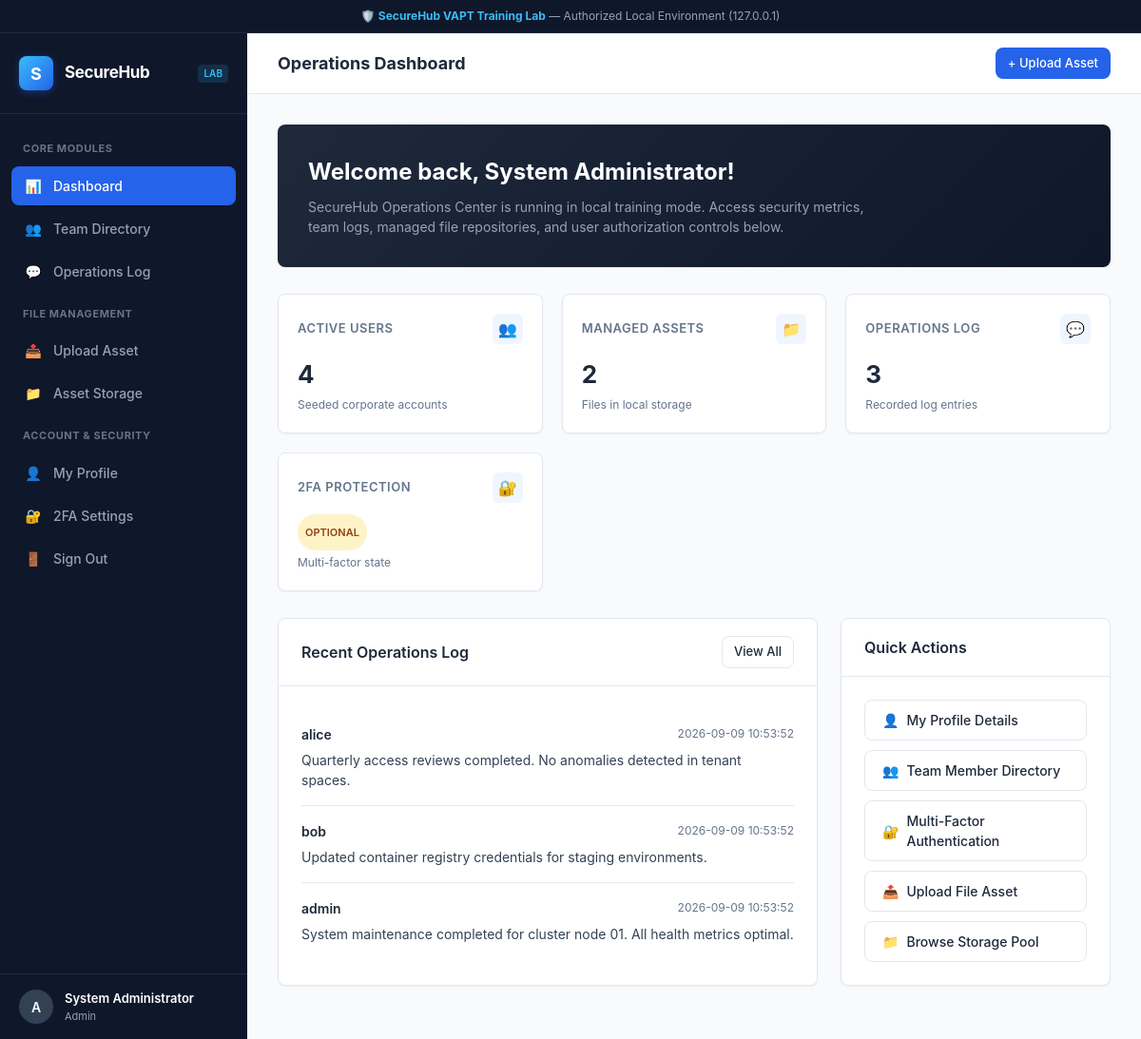
The app's page /dashboard (signed in) with its own data.
### tables this page shows
CREATE TABLE users (
            id INTEGER PRIMARY KEY AUTOINCREMENT,
            username TEXT UNIQUE NOT NULL,
            password TEXT NOT NULL,
            email TEXT NOT NULL,
            role TEXT NOT NULL DEFAULT 'user',
            display_name TEXT,
            phone TEXT,
            address TEXT,
            bio TEXT,
            two_factor_enabled INTEGER DEFAULT 0,
            two_factor_secret TEXT
        );

CREATE TABLE comments (
            id INTEGER PRIMARY KEY AUTOINCREMENT,
            user_id INTEGER NOT NULL,
            comment_text TEXT NOT NULL,
            created_at TIMESTAMP DEFAULT CURRENT_TIMESTAMP,
            FOREIGN KEY (user_id) REFERENCES users(id)
        );

### app.py (the view)
@app.route("/")
@app.route("/dashboard")
@login_required
def dashboard():
    user = get_current_user()
    db = get_db()
    total_users = db.execute("SELECT COUNT(*) as count FROM users").fetchone()["count"]
    total_files = db.execute("SELECT COUNT(*) as count FROM files").fetchone()["count"]
    total_comments = db.execute("SELECT COUNT(*) as count FROM comments").fetchone()["count"]
    recent_comments = db.execute("""
        SELECT c.*, u.username, u.display_name
        FROM comments c
        JOIN users u ON c.user_id = u.id
        ORDER BY c.id DESC LIMIT 5
    """).fetchall()
    stats = {
        "total_users": total_users,
        "total_files": total_files,
        "total_comments": total_comments,
    }
    return render_template(
        "dashboard.html",
        user=user,
        current_user=user,
        stats=stats,
        recent_comments=recent_comments,
        active_page="dashboard"
    )

### app.py (called while the page is built)
def get_db():
    if "db" not in g:
        g.db = sqlite3.connect(DATABASE_PATH)
        g.db.row_factory = sqlite3.Row
    return g.db

def get_current_user():
    user_id = session.get("user_id")
    if not user_id:
        return None
    db = get_db()
    return db.execute("SELECT * FROM users WHERE id = ?", (user_id,)).fetchone()

def login_required(f):
    @functools.wraps(f)
    def decorated_function(*args, **kwargs):
        if "user_id" not in session:
            flash("Please sign in to access this workspace resource.", "warning")
            return redirect(url_for("login"))
        return f(*args, **kwargs)
    return decorated_function

### templates/dashboard.html (shortened to what this page needs)
{% extends "base.html" %}
{% block header_title %}Operations Dashboard{% endblock %}
{% block header_actions %}
<a href="{{ url_for('upload_view') }}" class="btn btn-primary btn-sm">+ Upload Asset</a>
{% endblock %}
{% block content %}
<div class="card" style="background: linear-gradient(135deg, #1e293b 0%, #0f172a 100%); color: white; border: none; margin-bottom: 28px;">
    <div class="card-body" style="padding: 32px;">
        <h1 style="font-size: 24px; font-weight: 700; margin-bottom: 8px;">Welcome back, {{ current_user['display_name'] or current_user['username'] }}!</h1>
        <p style="color: #94a3b8; font-size: 14px; max-width: 600px;">
            SecureHub Operations Center is running in local training mode. Access security metrics, team logs, managed file repositories, and user authorization controls below.
        </p>
    </div>
</div>
<div class="metrics-grid">
    <div class="metric-card">
        <div class="metric-header">
            <span class="metric-title">Active Users</span>
            <span class="metric-icon">👥</span>
        </div>
        <div class="metric-value">{{ stats.total_users }}</div>
        <div class="metric-caption">Seeded corporate accounts</div>
    </div>
    <div class="metric-card">
        <div class="metric-header">
            <span class="metric-title">Managed Assets</span>
            <span class="metric-icon">📁</span>
        </div>
        <div class="metric-value">{{ stats.total_files }}</div>
        <div class="metric-caption">Files in local storage</div>
    </div>
    <div class="metric-card">
        <div class="metric-header">
            <span class="metric-title">Operations Log</span>
            <span class="metric-icon">💬</span>
        </div>
        <div class="metric-value">{{ stats.total_comments }}</div>
        <div class="metric-caption">Recorded log entries</div>
    </div>
    <div class="metric-card">
        <div class="metric-header">
            <span class="metric-title">2FA Protection</span>
            <span class="metric-icon">🔐</span>
        </div>
        <div class="metric-value" style="font-size: 20px; line-height: 32px;">
            {% if current_user['two_factor_enabled'] %}
                <span class="badge badge-success">Enforced</span>
            {% else %}
                <span class="badge badge-warning">Optional</span>
            {% endif %}
        </div>
        <div class="metric-caption">Multi-factor state</div>
    </div>
</div>
<div style="display: grid; grid-template-columns: 2fr 1fr; gap: 24px;">
    <div class="card">
        <div class="card-header">
            <h3>Recent Operations Log</h3>
            <a href="{{ url_for('comments_view') }}" class="btn btn-secondary btn-sm">View All</a>
        </div>
        <div class="card-body">
            {% if recent_comments %}
                {% for comment in recent_comments %}
                <div class="comment-item">
                    <div class="comment-header">
                        <span class="comment-author">{{ comment.username }}</span>
                        <span class="comment-time">{{ comment.created_at }}</span>
                    </div>
                    <div class="comment-content">{{ comment.comment_text }}</div>
                </div>
                {% endfor %}
            {% else %}
                <p style="color: var(--text-muted); font-size: 14px;">No recent comments posted yet.</p>
            {% endif %}
        </div>
    </div>
    <div class="card">
        <div class="card-header">
            <h3>Quick Actions</h3>
        </div>
        <div class="card-body" style="display: flex; flex-direction: column; gap: 10px;">
            <a href="{{ url_for('profile_view') }}" class="btn btn-secondary" style="justify-content: flex-start;">
                <span>👤</span> My Profile Details
            </a>
            <a href="{{ url_for('users_list') }}" class="btn btn-secondary" style="justify-content: flex-start;">
                <span>👥</span> Team Member Directory
            </a>
            <a href="{{ url_for('two_factor_view') }}" class="btn btn-secondary" style="justify-content: flex-start;">
                <span>🔐</span> Multi-Factor Authentication
            </a>
            <a href="{{ url_for('upload_view') }}" class="btn btn-secondary" style="justify-content: flex-start;">
                <span>📤</span> Upload File Asset
            </a>
            <a href="{{ url_for('uploads_gallery') }}" class="btn btn-secondary" style="justify-content: flex-start;">
                <span>📁</span> Browse Storage Pool
            </a>
        </div>
    </div>
</div>
{% endblock %}

### templates/base.html (shortened to what this page needs)
<!DOCTYPE html>
<html lang="en">
<head>
    <link rel="stylesheet" href="{{ url_for('static', filename='css/style.css') }}">
</head>
<body>
    <div class="lab-banner">
        <span>🛡️ <strong>SecureHub VAPT Training Lab</strong> — Authorized Local Environment (127.0.0.1)</span>
    </div>
    <div class="app-container">
        <aside class="sidebar">
            <div class="brand-header">
                <div class="brand-logo">S</div>
                <div class="brand-title">SecureHub</div>
                <span class="brand-badge">Lab</span>
            </div>
            <nav class="nav-menu">
                <div class="nav-section-title">Core Modules</div>
                <a href="{{ url_for('dashboard') }}" class="nav-item {% if active_page == 'dashboard' %}active{% endif %}">
                    <span class="nav-icon">📊</span>
                    <span>Dashboard</span>
                </a>
                <a href="{{ url_for('users_list') }}" class="nav-item {% if active_page == 'users' %}active{% endif %}">
                    <span class="nav-icon">👥</span>
                    <span>Team Directory</span>
                </a>
                <a href="{{ url_for('comments_view') }}" class="nav-item {% if active_page == 'comments' %}active{% endif %}">
                    <span class="nav-icon">💬</span>
                    <span>Operations Log</span>
                </a>
                <div class="nav-section-title">File Management</div>
                <a href="{{ url_for('upload_view') }}" class="nav-item {% if active_page == 'upload' %}active{% endif %}">
                    <span class="nav-icon">📤</span>
                    <span>Upload Asset</span>
                </a>
                <a href="{{ url_for('uploads_gallery') }}" class="nav-item {% if active_page == 'uploads' %}active{% endif %}">
                    <span class="nav-icon">📁</span>
                    <span>Asset Storage</span>
                </a>
                <div class="nav-section-title">Account & Security</div>
                <a href="{{ url_for('profile_view') }}" class="nav-item {% if active_page == 'profile' %}active{% endif %}">
                    <span class="nav-icon">👤</span>
                    <span>My Profile</span>
                </a>
                <a href="{{ url_for('two_factor_view') }}" class="nav-item {% if active_page == '2fa' %}active{% endif %}">
                    <span class="nav-icon">🔐</span>
                    <span>2FA Settings</span>
                </a>
                <a href="{{ url_for('logout') }}" class="nav-item">
                    <span class="nav-icon">🚪</span>
                    <span>Sign Out</span>
                </a>
            </nav>
            {% if current_user %}
            <div class="sidebar-user">
                <div class="user-avatar">{{ current_user['username'][0].upper() }}</div>
                <div class="user-info">
                    <div class="user-name">{{ current_user['display_name'] or current_user['username'] }}</div>
                    <div class="user-role">{{ current_user['role'] }}</div>
                </div>
            </div>
            {% endif %}
        </aside>
        <main class="main-wrapper">
            <header class="top-navbar">
                <div class="page-headline">{% block header_title %}Workspace Overview{% endblock %}</div>
                <div class="top-actions">
                    {% block header_actions %}{% endblock %}
                </div>
            </header>
            <div class="content-container">
                {% block content %}{% endblock %}
            </div>
        </main>
    </div>
</body>
</html>

### records on screen
users: username "A", display_name "System Administrator", role "Admin"
comments: username "alice", created_at "2026-09-09 10:53:52", comment_text "Quarterly access reviews completed. No anomalies detected in tenant spaces."
comments: username "bob", created_at "2026-09-09 10:53:52", comment_text "Updated container registry credentials for staging environments."
comments: username "admin", created_at "2026-09-09 10:53:52", comment_text "System maintenance completed for cluster node 01. All health metrics optimal."

### other values on screen
{{ stats.total_users }} "4"
{{ stats.total_files }} "2"
{{ stats.total_comments }} "3"
